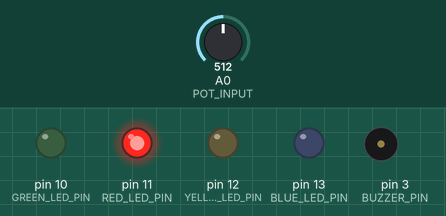
Simulated run of this sketch. Board: Arduino Uno, built with avr-gcc and run on an emulated ATmega328P. Shown: output pins drawn as LEDs (lit = HIGH), buzzer (waves = sounding). Dashed ring = blinking. The test bench sets the inputs (shaded band); at power-on: A0 (POT_INPUT) = 512. Random numbers use the default seed unless the sketch sets one; what the sketch prints to the serial monitor is not drawn.

Above: at 2.8 s.
2.9 s: A0 (POT_INPUT) set to 502
At 3.6 s:
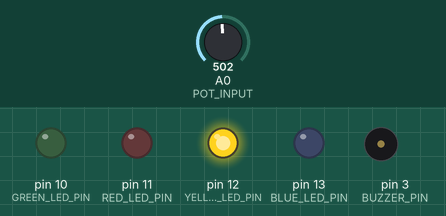
4.5 s: A0 (POT_INPUT) set to 264
6.2 s: A0 (POT_INPUT) set to 248
At 7.9 s:
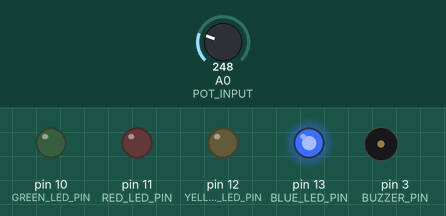
8.5 s: A0 (POT_INPUT) set to 266
At 15.3 s:
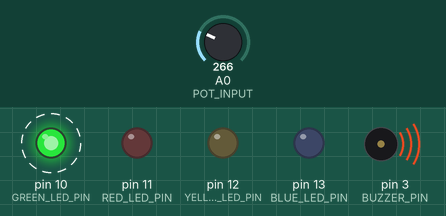
Timing chart, 0 to 17.9 s (numbered marks = the images above; inputs shaded):
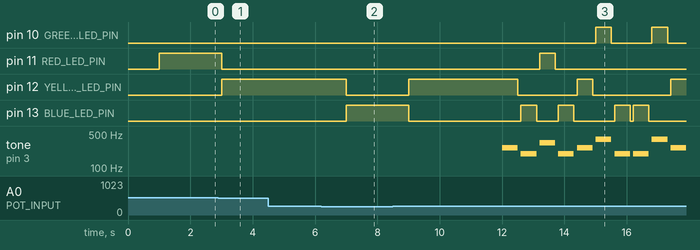

The sketch:

simon_game.ino
```cpp
/*  This is a test version of a "Simon" game for the Arduino Uno
 *  A 10 kOhm rotentiary potentiometer is used to select difficulty level.
 *  Input buttons use pull-up resistors.
 *
 *  Last updated: 21/02/26
 */

// Includes for timer constants and functions and constants for playing tones with the
// piezo-transducer (buzzer).
#include "tone_freq.h"

// Color tone frequencies
#define BLUE_TONE   TONE_G3
#define YELLOW_TONE TONE_C4
#define RED_TONE    TONE_E4
#define GREEN_TONE  TONE_G4

// Output pin number constants
#define BUZZER_PIN     3
#define GREEN_LED_PIN  10
#define RED_LED_PIN    11
#define YELLOW_LED_PIN 12
#define BLUE_LED_PIN   13

// Input pin number constants
const int POT_INPUT = A0;
#define BLUE_BUTTON_PIN    4
#define YELLOW_BUTTON_PIN  5
#define RED_BUTTON_PIN     6
#define GREEN_BUTTON_PIN   7


// Arrays to hold generated sequences and player guesses for each level
int levelOne[8] = {0};
int levelTwo[14] = {0};
int levelThree[20] = {0};
int levelFour[31] = {0};

int guessOne[8] = {0};
int guessTwo[14] = {0};
int guessThree[20] = {0};
int guessFour[31] = {0};

const int levelOneLength = 8;
const int levelTwoLength = 14;
const int levelThreeLength = 20;
const int levelFourLength = 31;

// Function prototypes:

int readButtonPress();
int readPotInput();

void generateSequence(int level);

void playBack(int output);

void runGameLoop();
int runLevelSelect();

long timeNow = millis();

// Set pin modes, start serial port, seed RNG
void setup() {
  pinMode(BUZZER_PIN, OUTPUT);
  pinMode(BLUE_LED_PIN, OUTPUT);
  pinMode(YELLOW_LED_PIN, OUTPUT);
  pinMode(RED_LED_PIN, OUTPUT);
  pinMode(GREEN_LED_PIN, OUTPUT);

  pinMode(POT_INPUT, INPUT);
  pinMode(GREEN_BUTTON_PIN, INPUT);
  pinMode(RED_BUTTON_PIN, INPUT);
  pinMode(YELLOW_BUTTON_PIN, INPUT);
  pinMode(BLUE_BUTTON_PIN, INPUT);

  Serial.begin(115200);
  Serial.write("Serial port initalized\n");

  randomSeed(A1);

}

void loop() {

  runGameLoop();
}

/* Wrapper functions */

// main game loop
void runGameLoop() {

  // level select
  int gameLevel = runLevelSelect();
  delay(1000);

  // generate level
  generateSequence(gameLevel);

  // TODO: player input - timer also required

}

// Runs 20 second timer for level selection and returns level indicated.
int runLevelSelect() {
  Serial.write("Selecting Level ... \n");
  timeNow = millis();
  long prevTimeCheck = 0;
  const long selectTimeLimit = 10000;
  int levelSelection;

  while((timeNow - prevTimeCheck) <= selectTimeLimit) {
    Serial.write("Making Selection....\n");
    timeNow = millis();
    delay(1000);
    levelSelection = readPotInput();


  }

  Serial.write("Time's up!\n");
  return levelSelection;

}


/* Input functions */


// Process user input (1): push buttons
// polls for a single button to be pressed
// returns int correspoding to color/tone entered
int readButtonPress() {

  bool polling = true;

  while(polling) {

    const int debouncePeriod = 100;
    unsigned long lastPressTime = 0;

    if (!digitalRead(BLUE_BUTTON_PIN && (lastPressTime > timeNow + debouncePeriod))) {
      Serial.write("Blue button pressed\n");
      digitalWrite(BLUE_LED_PIN, HIGH);
      tone(BUZZER_PIN, BLUE_TONE);
      delay(500);
      noTone(BUZZER_PIN);
      digitalWrite(BLUE_LED_PIN, LOW);
      polling = false;
      return BLUE_BUTTON_PIN;
    }

    else if (!digitalRead(YELLOW_BUTTON_PIN) && (lastPressTime > timeNow + debouncePeriod)) {
      Serial.write("Yellow button pressed\n");
      digitalWrite(YELLOW_LED_PIN, HIGH);
      tone(BUZZER_PIN, YELLOW_TONE);
      delay(500);
      noTone(BUZZER_PIN);
      digitalWrite(YELLOW_LED_PIN, LOW);
      polling = false;
      return YELLOW_BUTTON_PIN;
    }

    else if (!digitalRead(RED_BUTTON_PIN) && (lastPressTime > timeNow + debouncePeriod)) {
      Serial.write("Red button pressed\n");
      digitalWrite(RED_LED_PIN, HIGH);
      tone(BUZZER_PIN, RED_TONE);
      delay(500);
      noTone(BUZZER_PIN);
      digitalWrite(RED_LED_PIN, LOW);
      polling = false;
      return RED_BUTTON_PIN;
    }

    else if (!digitalRead(GREEN_BUTTON_PIN) && (lastPressTime > timeNow + debouncePeriod)) {
      Serial.write("Green button pressed\n");
      digitalWrite(GREEN_LED_PIN, HIGH);
      tone(BUZZER_PIN, GREEN_TONE);
      delay(500);
      noTone(BUZZER_PIN);
      digitalWrite(GREEN_LED_PIN, LOW);
      polling = false;
      return GREEN_BUTTON_PIN;
    }
    else {
      Serial.write("Still waiting for choice...\n");
    }
  }
}


// Process user input (2): potentiometer / level select
// returns int corresponding to level selected
int readPotInput() {

  int option = analogRead(POT_INPUT);

  if (option >= 0 && option < 256) {
    digitalWrite(BLUE_LED_PIN, HIGH);
    digitalWrite(YELLOW_LED_PIN, LOW);
    digitalWrite(RED_LED_PIN, LOW);
    digitalWrite(GREEN_LED_PIN, LOW);
    Serial.write("Level one selected\n");
    return 1;
  }

  else if (option >= 256 && option < 512) {
    digitalWrite(BLUE_LED_PIN, LOW);
    digitalWrite(YELLOW_LED_PIN, HIGH);
    digitalWrite(RED_LED_PIN, LOW);
    digitalWrite(GREEN_LED_PIN, LOW);
    Serial.write("Level two selected\n");
    return 2;
  }

  else if (option >= 512 && option < 767) {
    digitalWrite(BLUE_LED_PIN, LOW);
    digitalWrite(YELLOW_LED_PIN, LOW);
    digitalWrite(RED_LED_PIN, HIGH);
    digitalWrite(GREEN_LED_PIN, LOW);
    Serial.write("Level three selected\n");
    return 3;
  }

  else if (option >= 767 && option <= 1023) {
    digitalWrite(BLUE_LED_PIN, LOW);
    digitalWrite(YELLOW_LED_PIN, LOW);
    digitalWrite(RED_LED_PIN, LOW);
    digitalWrite(GREEN_LED_PIN, HIGH);
    Serial.write("Level four selected\n");
    return 4;
  }

  // If an outside value occurs, display error message and blink LEDs
  // This shouldn't occur. If it does, it is most likely due to hardware/wiring issues.
  else {

    digitalWrite(BLUE_LED_PIN, HIGH);
    digitalWrite(YELLOW_LED_PIN, HIGH);
    digitalWrite(RED_LED_PIN, HIGH);
    digitalWrite(GREEN_LED_PIN, HIGH);
    delay(500);

    digitalWrite(BLUE_LED_PIN, LOW);
    digitalWrite(YELLOW_LED_PIN, LOW);
    digitalWrite(RED_LED_PIN, LOW);
    digitalWrite(GREEN_LED_PIN, LOW);
    delay(500);

    // TODO: write "error" melody
  }

}


/* Sequence generation and management functions */

void generateSequence(int level) {

  switch (level) {
    case 1:
      Serial.write("Generating level one sequence\n");
      for(int i = 0; i < levelOneLength; i++) {
        levelOne[i] = random(0,4);
        Serial.print(levelOne[i]);
        Serial.write(" ");
        playBack(levelOne[i]);
      }
      Serial.write("\n");

      break;

    case 2:
      Serial.write("Generating level two sequence\n");
      for(int i = 0; i < levelTwoLength; i++) {
        levelTwo[i] = random(0,4);
        Serial.print(levelTwo[i]);
        Serial.write(" ");
        playBack(levelTwo[i]);
      }
      Serial.write("\n");
      break;

    case 3:
      Serial.write("Generating level three sequence\n");
      for(int i = 0; i < levelThreeLength; i++) {
        levelThree[i] = random(0,4);
        Serial.print(levelThree[i]);
        Serial.write(" ");
        playBack(levelThree[i]);
      }
      Serial.write("\n");
      break;

    case 4:
      Serial.write("Generating level four sequence\n");
      for(int i = 0; i < levelFourLength; i++) {
        levelFour[i] = random(0,4);
        Serial.print(levelFour[i]);
        Serial.write(" ");
        playBack(levelFour[i]);
      }
      Serial.write("\n");
      break;

    default:
      Serial.write("Error: invalid level\n");
      break;

  }
}


/*

/* Output functions */
void playBack(int output) {

  switch(output) {

     // blue
    case 0:
      digitalWrite(BLUE_LED_PIN, HIGH);
      tone(BUZZER_PIN, BLUE_TONE);
      delay(500);
      digitalWrite(BLUE_LED_PIN, LOW);
      noTone(BUZZER_PIN);
      delay(100);
      break;

    // yellow
    case 1:
      digitalWrite(YELLOW_LED_PIN, HIGH);
      tone(BUZZER_PIN, YELLOW_TONE);
      delay(500);
      digitalWrite(YELLOW_LED_PIN, LOW);
      noTone(BUZZER_PIN);
      delay(100);
      break;

    // red
    case 2:
      digitalWrite(RED_LED_PIN, HIGH);
      tone(BUZZER_PIN, RED_TONE);
      delay(500);
      digitalWrite(RED_LED_PIN, LOW);
      noTone(BUZZER_PIN);
      delay(100);
      break;

    // green
    case 3:
      digitalWrite(GREEN_LED_PIN, HIGH);
      tone(BUZZER_PIN, GREEN_TONE);
      delay(500);
      digitalWrite(GREEN_LED_PIN, LOW);
      noTone(BUZZER_PIN);
      delay(100);
      break;

    default:
      Serial.print("Error: Invalid input for sound\n");
      break;
  }

}
```

tone_freq.h
```cpp
/*
 * This file is simply a list of musical notes and their frequency in Hertz,
 * to use as constants.
 *
 * The piezo transducer (passive buzzer) included in Arduino kits has a
 * range of 31-5000 Hz, which can comfortably cover notes C1 through D#8, a
 * range of a bit over seven octaves.
 *
 * Frequency values are from
 * mixbutton.com/music-tools/frequency-and-pitch/music-note-to-frequency-chart
 *
 * Created: 06/02/26
 * Last Updated/Modified: 08/02/26
 */

#ifndef TONE_FREQ_H
#define TONE_FREQ_H

// Octave 1
#define TONE_C1	 33
#define TONE_CS1 35
#define TONE_D1  37
#define TONE_DS1 39
#define TONE_E1  41
#define TONE_F1  44
#define TONE_FS1 46
#define TONE_G1  49
#define TONE_GS1 52
#define TONE_A1  55
#define TONE_AS1 58
#define TONE_B1  62


// Octave 2
#define TONE_C2	 65
#define TONE_CS2 69
#define TONE_D2  73
#define TONE_DS2 78
#define TONE_E2  82
#define TONE_F2  87
#define TONE_FS2 93
#define TONE_G2  98
#define TONE_GS2 104
#define TONE_A2  110
#define TONE_AS2 117
#define TONE_B2  123


// Octave 3
#define TONE_C3	 131
#define TONE_CS3 139
#define TONE_D3  147
#define TONE_DS3 156
#define TONE_E3  165
#define TONE_F3  175
#define TONE_FS3 185
#define TONE_G3  196
#define TONE_GS3 208
#define TONE_A3  220
#define TONE_AS3 233
#define TONE_B3  247


// Octave 4
#define TONE_C4	 262
#define TONE_CS4 277
#define TONE_D4  294
#define TONE_DS4 311
#define TONE_E4  330
#define TONE_F4  349
#define TONE_FS4 370
#define TONE_G4  392
#define TONE_GS4 415
#define TONE_A4  440
#define TONE_AS4 466
#define TONE_B4  494


// Octave 5
#define TONE_C5	 523
#define TONE_CS5 554
#define TONE_D5  587
#define TONE_DS5 622
#define TONE_E5  660
#define TONE_F5  699
#define TONE_FS5 740
#define TONE_G5  784
#define TONE_GS5 831
#define TONE_A5  880
#define TONE_AS5 932
#define TONE_B5  988


// Octave 6
#define TONE_C6  1047
#define TONE_CS6 1109
#define TONE_D6  1175
#define TONE_DS6 1245
#define TONE_E6  1319
#define TONE_F6  1397
#define TONE_FS6 1480
#define TONE_G6  1568
#define TONE_GS6 1661
#define TONE_A6  1760
#define TONE_AS6 1865
#define TONE_B6  1976


// Octave 7
#define TONE_C7	 2093
#define TONE_CS7 2217
#define TONE_D7  2349
#define TONE_DS7 2489
#define TONE_E7  2637
#define TONE_F7  2794
#define TONE_FS7 2960
#define TONE_G7  3136
#define TONE_GS7 3322
#define TONE_A7  3520
#define TONE_AS7 3729
#define TONE_B7  3951

// Octave 8
#define TONE_C8  4186
#define TONE_CS8 4434
#define TONE_D8	 4697
#define TONE_DS8 4978

#endif
```

Measured:
- the behaviour switches between 512 and 511 on A0 (POT_INPUT) (found by bisection; images 0 and 1)
- the behaviour switches between 256 and 255 on A0 (POT_INPUT) (found by bisection; images 1 and 2)
- after the input at 2.9 s, pin 11 (RED_LED_PIN): HIGH → LOW after 0.10 s; pin 12 (YELLOW_LED_PIN): LOW → HIGH after 0.10 s
- after the input at 4.5 s, every drawn part: stays the same
- after the input at 6.2 s, pin 12 (YELLOW_LED_PIN): HIGH → LOW after 0.80 s; pin 13 (BLUE_LED_PIN): LOW → HIGH after 0.80 s
- by itself, tone on pin 3 (BUZZER_PIN): plays 262 Hz for 0.50 s, 196 Hz for 0.50 s, 330 Hz for 0.50 s, 196 Hz for 0.50 s, 262 Hz for 0.50 s, 392 Hz for 0.50 s … (10 notes in this stretch)
